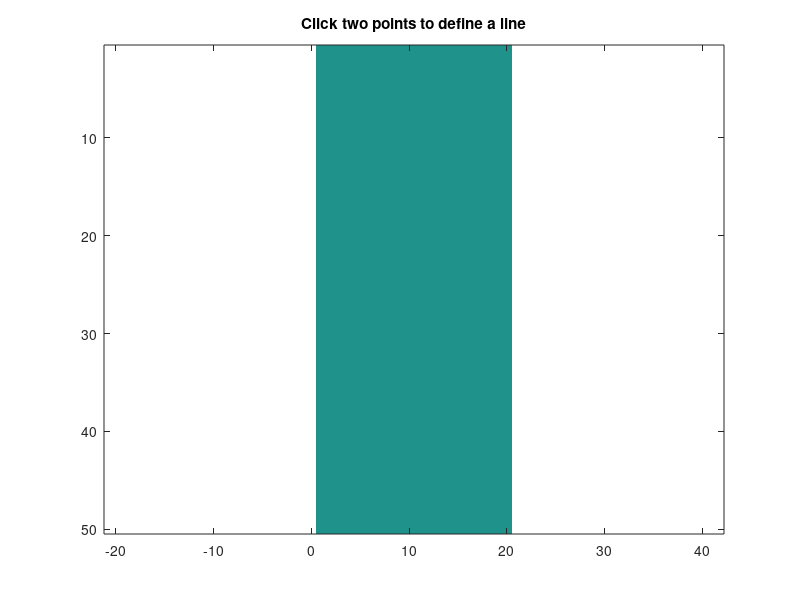

Reproduce this figure in MATLAB. (Note: this script raises an error after producing the figure.)
function test_line_masks()
    % Create a test image size
    imageSize = [50, 20];
    topo = zeros(imageSize); % dummy topo data
    
    % Let user draw a line
    figure('Name', 'Draw a line');
    imagesc(topo);
    axis equal tight
    title('Click two points to define a line');
    
    % Get two points from user
    [x, y] = ginput(2);
    startPoint = round([x(1), y(1)]);
    endPoint = round([x(2), y(2)]);
    
    % Get masks from both methods
    [currentMask, ~, ~, ~, ~] = gridMaskLineSegment(topo, startPoint, endPoint);
    [proposedMask, ~, ~, ~, ~] = gridMaskLineSegment(topo, startPoint, endPoint, [],1);
    
    % Plot results
    figure('Name', 'Comparison');
    
    subplot(1,2,1)
    imagesc(currentMask)
    title('Current Method')
    axis equal tight
    
    subplot(1,2,2)
    imagesc(proposedMask)
    title('Proposed Method')
    axis equal tight
end

% Test coordinate system in gridMaskLineSegment
function test_line_segment_coordinates()
    % Create a test image
    test_data = zeros(100, 100);
    
    % Test case 1: Horizontal line
    start_point = [20, 50];  % [x, y]
    end_point = [80, 50];
    
    [mask1, ~, ~, ~, ~] = gridMaskLineSegment(test_data, start_point, end_point, []);
    
    % Test case 2: Vertical line
    start_point = [50, 20];  % [x, y]
    end_point = [50, 80];
    
    [mask2, ~, ~, ~, ~] = gridMaskLineSegment(test_data, start_point, end_point, []);
    
    % Visualize results
    figure('Name', 'Coordinate System Test');
    
    subplot(2,2,1);
    imagesc(mask1);
    title('Horizontal Line Mask');
    axis equal tight
    hold on
    plot([20, 80], [50, 50], 'r--', 'LineWidth', 2);
    xlabel('x');
    ylabel('y');
    
    subplot(2,2,2);
    imagesc(mask2);
    title('Vertical Line Mask');
    axis equal tight
    hold on
    plot([50, 50], [20, 80], 'r--', 'LineWidth', 2);
    xlabel('x');
    ylabel('y');
    
    % Show where the ones are in the mask
    [y1, x1] = find(mask1);
    [y2, x2] = find(mask2);
    
    subplot(2,2,3);
    plot(x1, y1, 'b.');
    title('Horizontal Line Mask Points');
    axis equal
    grid on
    xlabel('x');
    ylabel('y');
    
    subplot(2,2,4);
    plot(x2, y2, 'b.');
    title('Vertical Line Mask Points');
    axis equal
    grid on
    xlabel('x');
    ylabel('y');
    
    % Print some debug info
    fprintf('Horizontal line mask points:\n');
    fprintf('x: %s\n', mat2str(x1(1:min(5,end))));
    fprintf('y: %s\n', mat2str(y1(1:min(5,end))));
    
    fprintf('\nVertical line mask points:\n');
    fprintf('x: %s\n', mat2str(x2(1:min(5,end))));
    fprintf('y: %s\n', mat2str(y2(1:min(5,end))));
end

